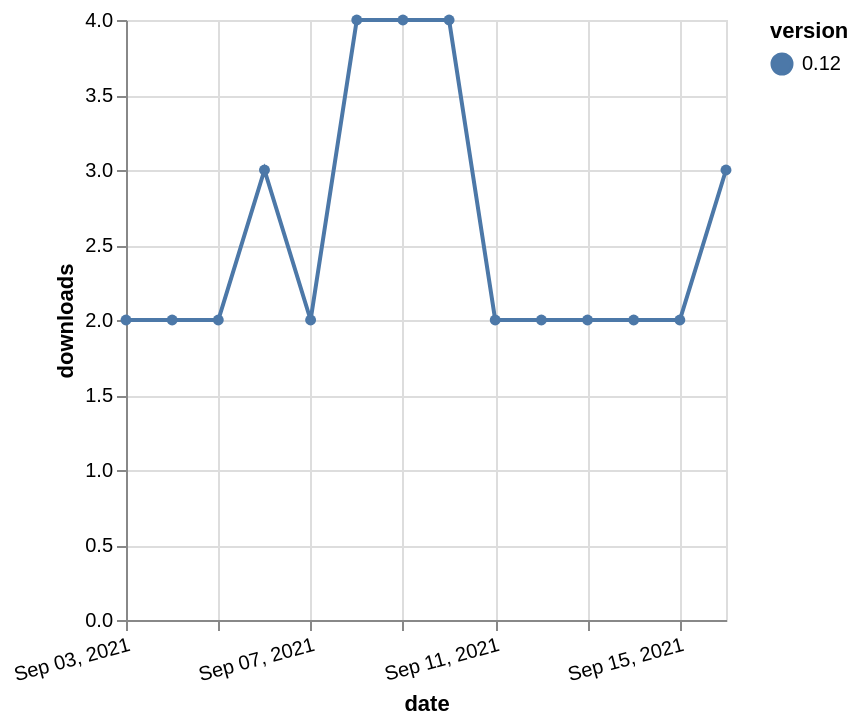

Express this chart as Vega-Lite.
### Vega-Lite specification from a JSON file in a GitHub repository (floating-point values rounded to 4 significant figures)
{"$schema": "https://vega.github.io/schema/vega-lite/v5.json", "description": "A simple bar chart with embedded data.", "data": {"values": [{"date": "2021-09-03", "total": 3567, "delta": 2, "version": "0.12"}, {"date": "2021-09-04", "total": 3569, "delta": 2, "version": "0.12"}, {"date": "2021-09-05", "total": 3571, "delta": 2, "version": "0.12"}, {"date": "2021-09-06", "total": 3574, "delta": 3, "version": "0.12"}, {"date": "2021-09-07", "total": 3576, "delta": 2, "version": "0.12"}, {"date": "2021-09-08", "total": 3580, "delta": 4, "version": "0.12"}, {"date": "2021-09-09", "total": 3584, "delta": 4, "version": "0.12"}, {"date": "2021-09-10", "total": 3588, "delta": 4, "version": "0.12"}, {"date": "2021-09-11", "total": 3590, "delta": 2, "version": "0.12"}, {"date": "2021-09-12", "total": 3592, "delta": 2, "version": "0.12"}, {"date": "2021-09-13", "total": 3594, "delta": 2, "version": "0.12"}, {"date": "2021-09-14", "total": 3596, "delta": 2, "version": "0.12"}, {"date": "2021-09-15", "total": 3598, "delta": 2, "version": "0.12"}, {"date": "2021-09-16", "total": 3601, "delta": 3, "version": "0.12"}]}, "width": "container", "mark": {"type": "line", "point": {"filled": true}}, "encoding": {"x": {"field": "date", "type": "temporal", "timeUnit": "yearmonthdate", "title": "date", "axis": {"labelAngle": -15}}, "y": {"field": "delta", "type": "quantitative", "title": "downloads"}, "color": {"field": "version", "type": "nominal"}, "tooltip": {"field": "delta"}}}
